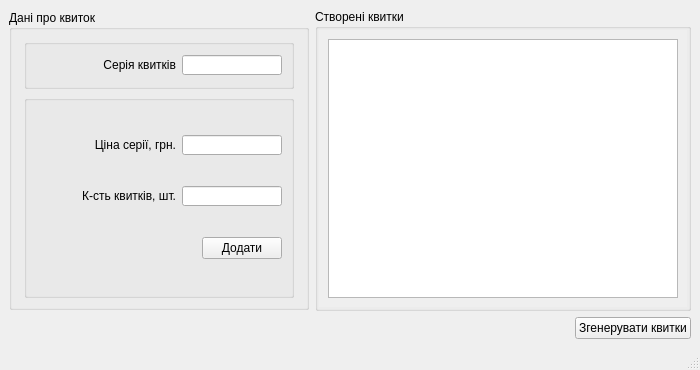
<?xml version="1.0" encoding="UTF-8"?>
<ui version="4.0">
 <class>MainWindow</class>
 <widget class="QMainWindow" name="MainWindow">
  <property name="enabled">
   <bool>true</bool>
  </property>
  <property name="geometry">
   <rect>
    <x>0</x>
    <y>0</y>
    <width>700</width>
    <height>370</height>
   </rect>
  </property>
  <property name="minimumSize">
   <size>
    <width>700</width>
    <height>370</height>
   </size>
  </property>
  <property name="maximumSize">
   <size>
    <width>700</width>
    <height>370</height>
   </size>
  </property>
  <property name="windowTitle">
   <string>Tickets Generator</string>
  </property>
  <widget class="QWidget" name="centralwidget">
   <layout class="QGridLayout" name="gridLayout_4">
    <item row="1" column="0" colspan="2">
     <layout class="QHBoxLayout" name="horizontalLayout_5">
      <item>
       <spacer name="horizontalSpacer_2">
        <property name="orientation">
         <enum>Qt::Orientation::Horizontal</enum>
        </property>
        <property name="sizeHint" stdset="0">
         <size>
          <width>518</width>
          <height>20</height>
         </size>
        </property>
       </spacer>
      </item>
      <item>
       <widget class="QPushButton" name="generateFileBtn">
        <property name="text">
         <string>Згенерувати квитки</string>
        </property>
       </widget>
      </item>
     </layout>
    </item>
    <item row="0" column="0">
     <widget class="QGroupBox" name="groupBox_4">
      <property name="maximumSize">
       <size>
        <width>300</width>
        <height>300</height>
       </size>
      </property>
      <property name="title">
       <string>Дані про квиток</string>
      </property>
      <layout class="QGridLayout" name="gridLayout">
       <item row="0" column="0">
        <layout class="QVBoxLayout" name="verticalLayout_2">
         <item>
          <widget class="QGroupBox" name="groupBox_3">
           <property name="maximumSize">
            <size>
             <width>270</width>
             <height>50</height>
            </size>
           </property>
           <property name="title">
            <string/>
           </property>
           <layout class="QVBoxLayout" name="verticalLayout_3">
            <item>
             <layout class="QHBoxLayout" name="horizontalLayout_3">
              <item>
               <widget class="QLabel" name="label">
                <property name="text">
                 <string>Серія квитків</string>
                </property>
                <property name="alignment">
                 <set>Qt::AlignmentFlag::AlignRight|Qt::AlignmentFlag::AlignTrailing|Qt::AlignmentFlag::AlignVCenter</set>
                </property>
               </widget>
              </item>
              <item>
               <widget class="QLineEdit" name="seriesEdit">
                <property name="minimumSize">
                 <size>
                  <width>50</width>
                  <height>20</height>
                 </size>
                </property>
                <property name="maximumSize">
                 <size>
                  <width>100</width>
                  <height>20</height>
                 </size>
                </property>
               </widget>
              </item>
             </layout>
            </item>
           </layout>
          </widget>
         </item>
         <item>
          <widget class="QGroupBox" name="groupBox">
           <property name="maximumSize">
            <size>
             <width>270</width>
             <height>16777215</height>
            </size>
           </property>
           <property name="title">
            <string/>
           </property>
           <layout class="QVBoxLayout" name="verticalLayout">
            <item>
             <layout class="QHBoxLayout" name="horizontalLayout_2">
              <item>
               <widget class="QLabel" name="label_2">
                <property name="text">
                 <string>Ціна серії, грн.</string>
                </property>
                <property name="alignment">
                 <set>Qt::AlignmentFlag::AlignRight|Qt::AlignmentFlag::AlignTrailing|Qt::AlignmentFlag::AlignVCenter</set>
                </property>
               </widget>
              </item>
              <item>
               <widget class="QLineEdit" name="priceEdit">
                <property name="minimumSize">
                 <size>
                  <width>50</width>
                  <height>20</height>
                 </size>
                </property>
                <property name="maximumSize">
                 <size>
                  <width>100</width>
                  <height>20</height>
                 </size>
                </property>
               </widget>
              </item>
             </layout>
            </item>
            <item>
             <layout class="QHBoxLayout" name="horizontalLayout">
              <item>
               <widget class="QLabel" name="label_3">
                <property name="layoutDirection">
                 <enum>Qt::LayoutDirection::RightToLeft</enum>
                </property>
                <property name="text">
                 <string>К-сть квитків, шт.</string>
                </property>
                <property name="alignment">
                 <set>Qt::AlignmentFlag::AlignRight|Qt::AlignmentFlag::AlignTrailing|Qt::AlignmentFlag::AlignVCenter</set>
                </property>
               </widget>
              </item>
              <item>
               <widget class="QLineEdit" name="countEdit">
                <property name="minimumSize">
                 <size>
                  <width>50</width>
                  <height>20</height>
                 </size>
                </property>
                <property name="maximumSize">
                 <size>
                  <width>100</width>
                  <height>20</height>
                 </size>
                </property>
                <property name="inputMethodHints">
                 <set>Qt::InputMethodHint::ImhDigitsOnly</set>
                </property>
               </widget>
              </item>
             </layout>
            </item>
            <item>
             <layout class="QHBoxLayout" name="horizontalLayout_4">
              <item>
               <spacer name="horizontalSpacer">
                <property name="orientation">
                 <enum>Qt::Orientation::Horizontal</enum>
                </property>
                <property name="sizeHint" stdset="0">
                 <size>
                  <width>168</width>
                  <height>20</height>
                 </size>
                </property>
               </spacer>
              </item>
              <item>
               <widget class="QPushButton" name="addTicketsBtb">
                <property name="maximumSize">
                 <size>
                  <width>100</width>
                  <height>16777215</height>
                 </size>
                </property>
                <property name="text">
                 <string>Додати</string>
                </property>
               </widget>
              </item>
             </layout>
            </item>
           </layout>
          </widget>
         </item>
        </layout>
       </item>
      </layout>
     </widget>
    </item>
    <item row="0" column="1">
     <widget class="QGroupBox" name="groupBox_2">
      <property name="title">
       <string>Створені квитки</string>
      </property>
      <layout class="QGridLayout" name="gridLayout_2">
       <property name="leftMargin">
        <number>1</number>
       </property>
       <property name="topMargin">
        <number>1</number>
       </property>
       <property name="rightMargin">
        <number>1</number>
       </property>
       <property name="bottomMargin">
        <number>1</number>
       </property>
       <item row="0" column="0">
        <widget class="QScrollArea" name="scrollArea">
         <property name="frameShape">
          <enum>QFrame::Shape::NoFrame</enum>
         </property>
         <property name="frameShadow">
          <enum>QFrame::Shadow::Plain</enum>
         </property>
         <property name="widgetResizable">
          <bool>true</bool>
         </property>
         <widget class="QWidget" name="scrollAreaWidgetContents">
          <property name="geometry">
           <rect>
            <x>0</x>
            <y>0</y>
            <width>368</width>
            <height>271</height>
           </rect>
          </property>
          <layout class="QGridLayout" name="gridLayout_3">
           <item row="0" column="0">
            <widget class="QListView" name="ticketsListView">
             <property name="contextMenuPolicy">
              <enum>Qt::ContextMenuPolicy::CustomContextMenu</enum>
             </property>
            </widget>
           </item>
          </layout>
         </widget>
        </widget>
       </item>
      </layout>
     </widget>
    </item>
   </layout>
  </widget>
  <widget class="QStatusBar" name="statusbar"/>
 </widget>
 <resources/>
 <connections/>
</ui>
